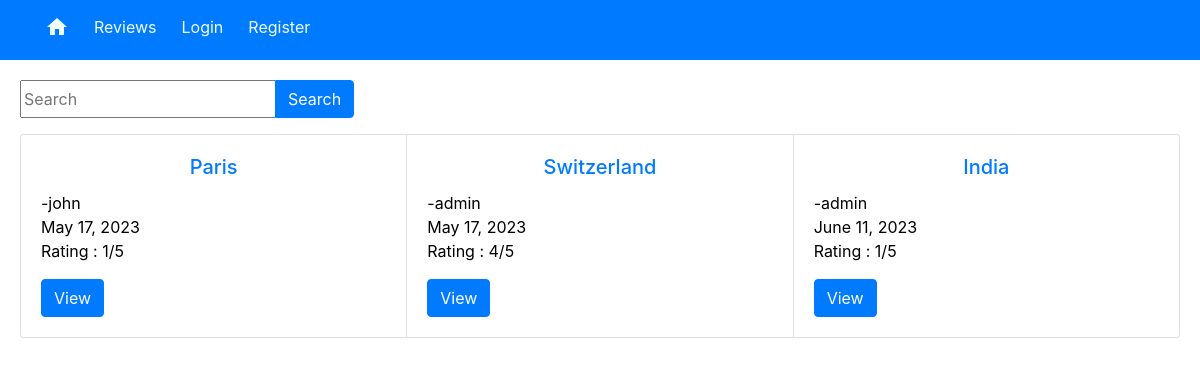
The app's page /reviewlist/ with its own data.
### base/models.py (models this page shows)
class Review(models.Model):
    user = models.ForeignKey(User, on_delete=models.CASCADE, null=True,blank=True)
    title  = models.CharField(max_length=200)
    description = models.TextField(null=True,blank=True)
    location = models.CharField(max_length=200)
    linktolocation = models.URLField(null=True,blank=True)
    public = models.BooleanField(default=True)
    date  = models.DateField(auto_now_add=True)
    rating = models.SmallIntegerField(default=1,validators=[MinValueValidator(0),MaxValueValidator(5)])
    def __str__(self):
        return self.title
    class Meta:
        order_with_respect_to = 'user'

### base/views.py (the view)
# urls.py: path('reviewlist/',views.PublicReviewList.as_view(), name= 'reviewlist'),
class PublicReviewList(ListView):
    model = Review
    context_object_name = 'review'
    def get_context_data(self, **kwargs):
        context = super().get_context_data(**kwargs)
        public_reviews = context['review'].filter(public=True)
        context['review'] = public_reviews
        search_input = self.request.GET.get('search-area') or ''
        if search_input:
            context['review'] = context['review'].filter(
                title__contains=search_input)
        context['search_input'] = search_input
        return context

### base/templates/base/review_list.html (shortened to what this page needs)
{% extends 'base/mainbase.html' %}
{% block main %}
<form method="GET" style="display: flex;">
    <div class="input-group mb-3">
        <input type='text' name='search-area' placeholder="Search" value="{{search_input}}">
        <div class="input-group-append">
            <input class="btn btn-primary" type="submit" value='Search'>
        </div>
    </div>
</form>
<div class="review-list-public">
    <div class="card-group">
        {% for reviews in review%}
        <div class="card">
            <div class="card-body">
                <h5 class="card-title"><a href="{% url 'detail' reviews.id %}">{{reviews}}</a></h5>
                <p class="card-text">-{{reviews.user}}<br>{{reviews.date}}<br>Rating : {{reviews.rating}}/5</p>
                <a href="{% url 'detail' reviews.id %}" class="btn btn-primary">View</a>
            </div>
        </div>
        {% endfor%}
    </div>
</div>
{% endblock%}

### base/templates/base/mainbase.html (shortened to what this page needs)
<!doctype html>
<html lang="en">
<head>
    <link rel="stylesheet" href="https://cdn.jsdelivr.net/npm/bootstrap@4.5.3/dist/css/bootstrap.min.css"
>
</head>
<body>
    {% include 'base/navbar.html' %}
    <div class="content-main">
        {% block main %}
        {% endblock %}
    </div>
</body>
</html>

### base/templates/base/navbar.html (shortened to what this page needs)
<div class="navbar-main">
    <nav class="navbar navbar-expand-lg navbar-ligt bg-primary">
        <div class="collapse navbar-collapse" id="navbarNav">
            <div class="navbar-nav">
                <div class="btn-toolbar" role="toolbar" aria-label="Toolbar with button groups">
                    <div class="btn-group mr-2" role="group" aria-label="First group">
                        <div class="btn btn-primary">
                            <a href="{% url 'home' %}"><span class="material-icons">
                                </span></a>
                        </div>
                        <div class="btn btn-primary">
                            <a href="{% url 'reviewlist' %}">Reviews</a>
                        </div>
                        {% if request.user.is_authenticated %}
                        <div class="btn btn-primary">
                            <a href="{% url 'userreviewlist' %}">Your Reviews</a>
                        </div>
                        <div class="btn btn-primary">
                            <a href="{% url 'logout' %}"> Logout</a>
                        </div>
                        {% else %}
                        <div class="btn btn-primary">
                            <a href="{% url 'login' %}"> Login</a>
                        </div>
                        <div class="btn btn-primary">
                            <a href="{% url 'register' %}"> Register</a>
                        </div>
                        {% endif %}
                    </div>
                </div>
            </div>
        </div>
</div>

### base/templates/base/mainbase.html (style rules this page uses)
a { text-decoration: none; font-style: none; }
.navbar-nav a { color: azure; }
.review-list-public { color: none; }
h1, h2, h3, h4, h5, h6 { text-align: center; }
.content-main { padding: 20px; color: #000; }

### records on screen
Review: title "Paris", user "john", date "May 17, 2023", rating "1"
Review: title "Switzerland", user "admin", date "May 17, 2023", rating "4"
Review: title "India", user "admin", date "June 11, 2023", rating "1"
